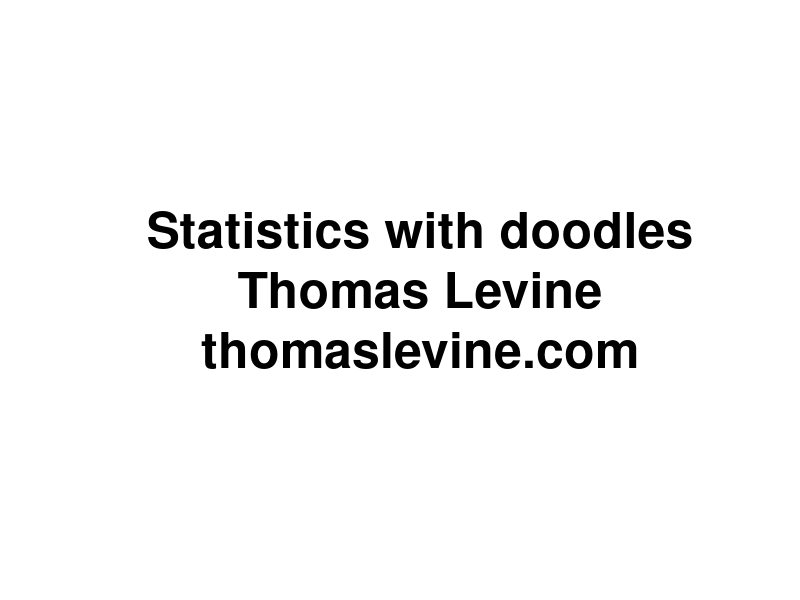
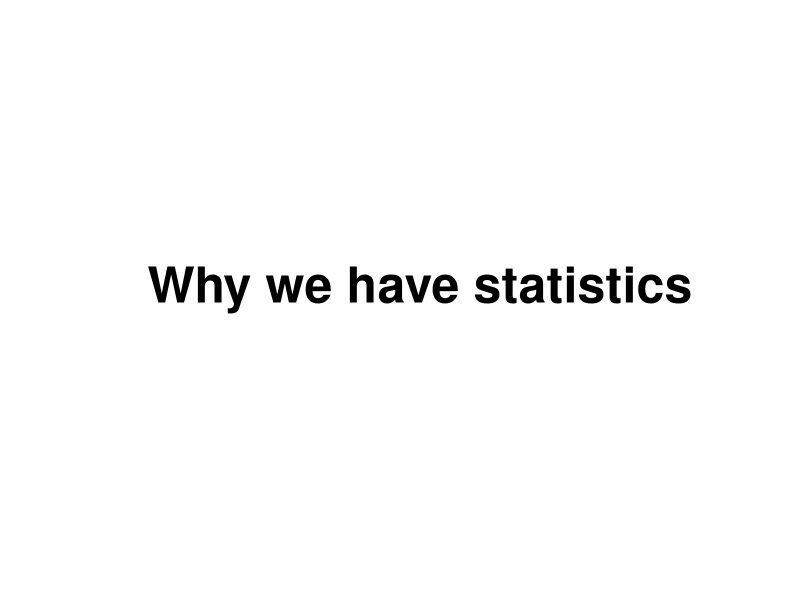
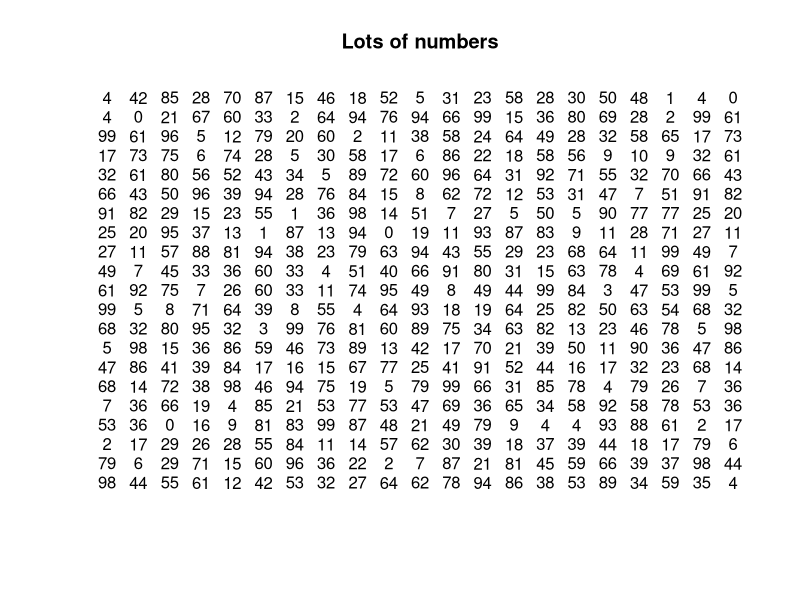
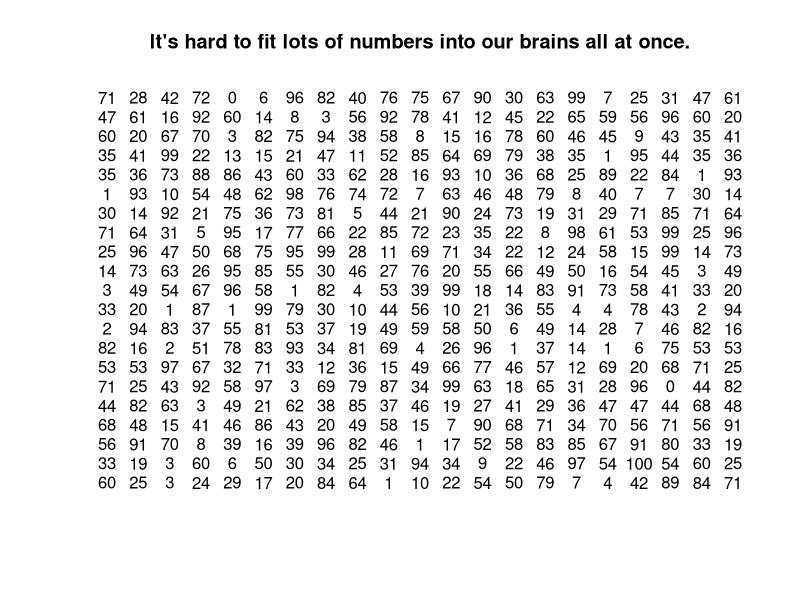
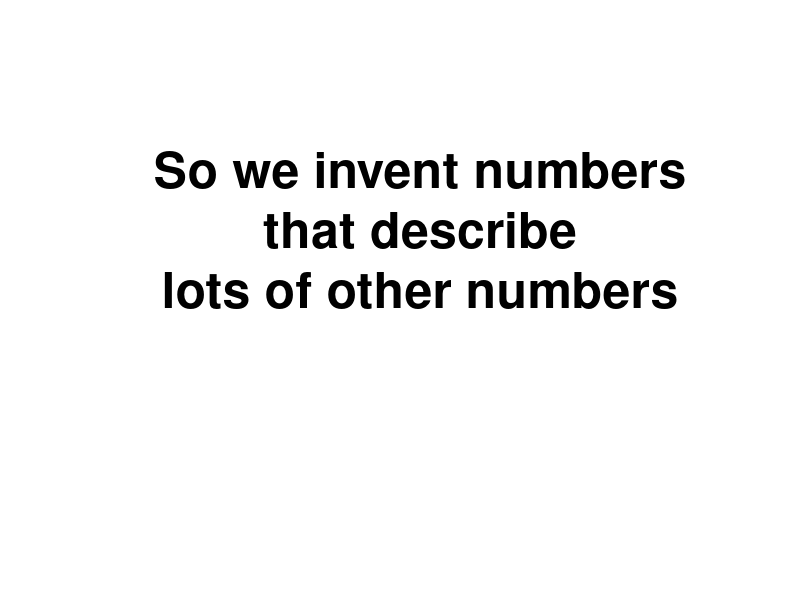
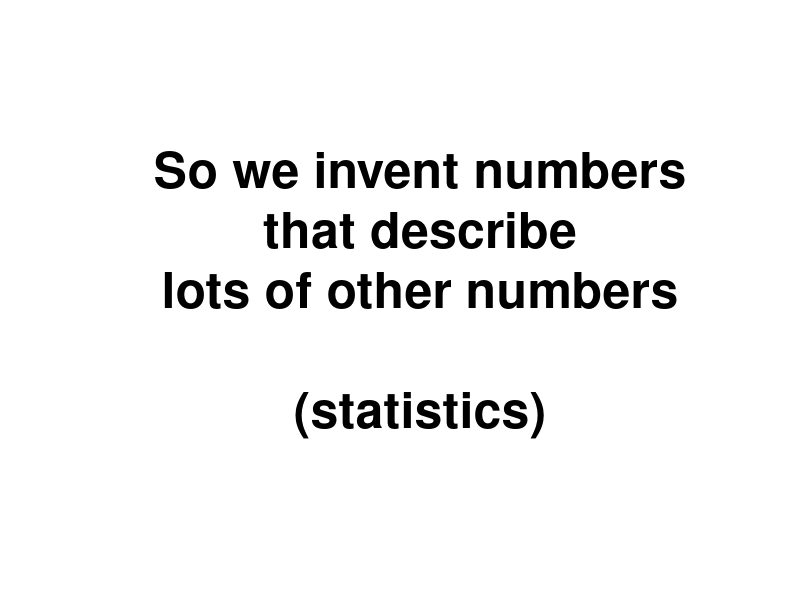
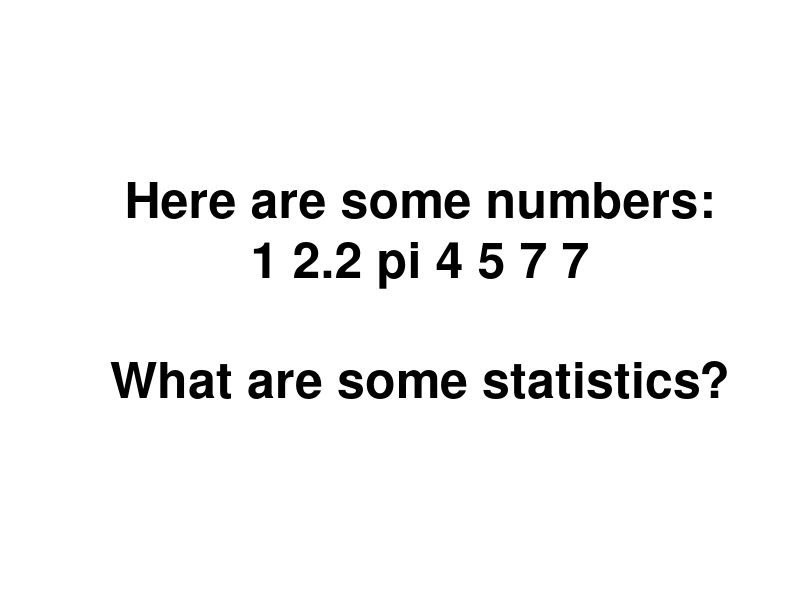
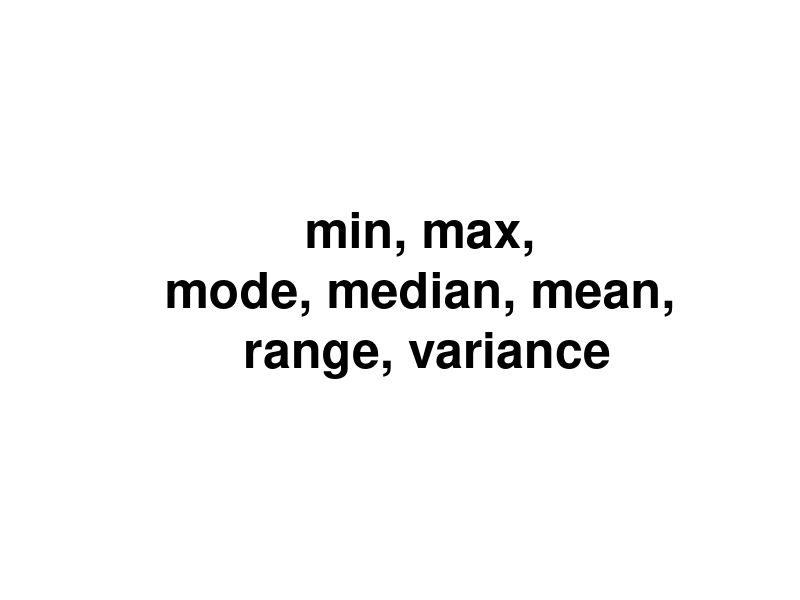

Here is the R script that generated these plots, in order:
attach(iris)
attach(na.omit(airquality))
attach(cars)

baseplot <- function(main, ...) {
  plot(..., type = 'p', bty = 'n',
    main = main, pch = 21, bg = 'grey', col = NULL,
    col.axis = 'grey', col.lab = 'grey', col.main = 'grey', fg = 'grey')
}
irisplot <- function(main) {
  baseplot(main, Petal.Length ~ Petal.Width)
}

meanplot <- function(main) {
  irisplot(main)
  abline(h = mean(Petal.Length), lty = 2)
  abline(v = mean(Petal.Width), lty = 2)
}

interjection <- function(main) {
  plot.new()
  text(0.5, 0.5, cex = 3, label = main, font = 2)
}

blue <-  rgb(0,0,1,.5)

rand <- data.frame(x = rnorm(100), y = rnorm(100))

# ----------------

statistics <- function() {
# Introduction
interjection('Why we have statistics')

plot(c(-1,1),c(-1,1),xlab='',ylab='',type='n',axes=F,main='Lots of numbers')
text(rep(seq(-1,1,.1),each=21),rep(seq(-1,1,.1),21),round(100*runif(400)))


plot(c(-1,1),c(-1,1),xlab='',ylab='',type='n',axes=F,main='It\'s hard to fit lots of numbers into our brains all at once.')
text(rep(seq(-1,1,.1),each=21),rep(seq(-1,1,.1),21),round(100*runif(400)))

interjection('So we invent numbers\nthat describe\nlots of other numbers\n\n')
interjection('So we invent numbers\nthat describe\nlots of other numbers\n\n(statistics)')

interjection('Here are some numbers:\n1 2.2 pi 4 5 7 7\n\nWhat are some statistics?')
interjection('min, max,\nmode, median, mean,\n range, variance')
interjection('how many integers,\nwhether the numbers are sorted\n&c.')
interjection('')
interjection('Measuring linear relationships')
}

linear.relationships <- function() {
# Three datasets
irisplot('Two iris variables that move together')

baseplot('Two air quality variables that move oppositely', Ozone ~ Wind) 

baseplot('Normal random noise', rand$y ~ rand$x)
}

covariance <- function() {
# Motivation for covariance
interjection('We want a number\nthat describes\nwhether two variables\nmove together.')

irisplot('It should be high for these variables')

rand <- data.frame(x = rnorm(100), y = rnorm(100))
baseplot('It should be low for these variables', Ozone ~ Wind) 

baseplot('It should be near zero for these variables', rand$y ~ rand$x)

# Computing covariance
interjection('Covariance')

irisplot('The iris variables')

meanplot('Find the means')

meanplot('Draw a rectangle')
rect(xleft = mean(Petal.Width),
     ybottom = mean(Petal.Length),
     xright = Petal.Width[c(44,72)],
     ytop = Petal.Length[c(44,72)])

irisplot('Draw all the rectangles')
valence <- (Petal.Length - mean(Petal.Length)) *
           (Petal.Width - mean(Petal.Width)) > 0
rect(xleft = mean(Petal.Width),
     ybottom = mean(Petal.Length),
     xright = Petal.Width,
     ytop = Petal.Length,
     col = rgb(1-valence, 0, valence,.1),
     lty = 'blank')

irisplot('Why did I color them blue and red?')
valence <- (Petal.Length - mean(Petal.Length)) *
           (Petal.Width - mean(Petal.Width)) > 0
rect(xleft = mean(Petal.Width),
     ybottom = mean(Petal.Length),
     xright = Petal.Width,
     ytop = Petal.Length,
     col = rgb(1-valence, 0, valence,.1),
     lty = 'blank')

irisplot('Why did I color them blue and red?')
valence <- (Petal.Length - mean(Petal.Length)) *
           (Petal.Width - mean(Petal.Width)) > 0
rect(xleft = mean(Petal.Width),
     ybottom = mean(Petal.Length),
     xright = Petal.Width,
     ytop = Petal.Length,
     col = rgb(1-valence, 0, valence,.1),
     lty = 'blank')
text(x = max(Petal.Width), y = max(Petal.Length), pos = 2, label = 'Evidence of\nmovement together')
text(x = min(Petal.Width), y = min(Petal.Length), pos = 4, label = 'Evidence of\nmovement together')
text(x = max(Petal.Width), y = min(Petal.Length), pos = 2, label = 'Evidence of\nmovement oppositely')
text(x = min(Petal.Width), y = max(Petal.Length), pos = 4, label = 'Evidence of\nmovement oppositely')

plot(c(-1,1),c(-1,1),main = 'Add the blues together. (This is at a different scale.)',
  type = 'n', axes = F, xlab = '', ylab = '')
rect(xleft = -1, ybottom = -1, xright = 1, ytop = 1, lty = 'blank', col = 'blue')

plot(c(-1,1),c(-1,1),main = 'Add the reds together.',
  type = 'n', axes = F, xlab = '', ylab = '')
rect(xleft = -1, ybottom = -1, xright = 1, ytop = 1, lty = 'blank', col = 'blue')
rect(xleft = .8, ybottom = -1, xright = 1, ytop = -.8, lty = 'blank', col = 'red')

plot(c(-1,1),c(-1,1),main = 'Subtract the reds.',
  type = 'n', axes = F, xlab = '', ylab = '')
rect(xleft = -1, ybottom = -1, xright = 1, ytop = 1, lty = 'blank', col = 'blue')
rect(xleft = .8, ybottom = -1, xright = 1, ytop = -.8, lty = 'blank', col = 'white')

plot(c(-1,1),c(-1,1),main = 'Divide into as many equal pieces as we have irises (n).',
  type = 'n', axes = F, xlab = '', ylab = '')
rect(xleft = -1, ybottom = -1, xright = 1, ytop = 1, lty = 'blank', col = 'blue')
rect(xleft = .8, ybottom = -1, xright = 1, ytop = -.8, lty = 'blank', col = 'white')
abline(v = 2 * (-.5 + ((1:nrow(iris))/nrow(iris))))

plot(c(-1,1),c(-1,1),main = 'This blue sliver is the covariance.',
  type = 'n', axes = F, xlab = '', ylab = '')
rect(xleft = -.3, xright = -.3 + (.5/nrow(iris)), ybottom = -1, ytop = 1,
  col = 'blue', lty = 'blank')
}

covariance.notpositive <- function() {
irisplot('That was for this sort of relationship.')
valence <- (Petal.Length - mean(Petal.Length)) *
           (Petal.Width - mean(Petal.Width)) > 0
rect(xleft = mean(Petal.Width),
     ybottom = mean(Petal.Length),
     xright = Petal.Width,
     ytop = Petal.Length,
     col = rgb(1-valence, 0, valence,.1),
     lty = 'blank')

baseplot('What if we have more red than blue?', Ozone ~ Wind)
valence <- (Ozone - mean(Ozone)) *
           (Wind - mean(Wind)) > 0
rect(xleft = mean(Wind),
     ybottom = mean(Ozone),
     xright = Wind,
     ytop = Ozone,
     col = rgb(1-valence, 0, valence,.1),
     lty = 'blank')

plot(c(-1,1),c(-1,1),main = 'Add the blues together. (This is at a different scale.)',
  type = 'n', axes = F, xlab = '', ylab = '')
rect(xleft = -1, ybottom = .8, xright = -.8, ytop = 1, lty = 'blank', col = 'blue')

plot(c(-1,1),c(-1,1),main = 'Add the reds together.',
  type = 'n', axes = F, xlab = '', ylab = '')
rect(xleft = -1, ybottom = -1, xright = 1, ytop = 1, lty = 'blank', col = 'red')
rect(xleft = -1, ybottom = .8, xright = -.8, ytop = 1, lty = 'blank', col = 'blue')

plot(c(-1,1),c(-1,1),main = 'Subtract the reds.',
  type = 'n', axes = F, xlab = '', ylab = '')
rect(xleft = -1, ybottom = -1, xright = 1, ytop = 1, lty = 'blank', col = 'red')
rect(xleft = -1, ybottom = .8, xright = -.8, ytop = 1, lty = 'blank', col = 'white')

plot(c(-1,1),c(-1,1),main = 'Divide into as many equal pieces as we have irises (n).',
  type = 'n', axes = F, xlab = '', ylab = '')
rect(xleft = -1, ybottom = -1, xright = 1, ytop = 1, lty = 'blank', col = 'red')
rect(xleft = -1, ybottom = .8, xright = -.8, ytop = 1, lty = 'blank', col = 'white')
abline(v = 2 * (-.5 + ((1:nrow(iris))/nrow(iris))))

plot(c(-1,1),c(-1,1),main = 'This red sliver is the covariance.',
  type = 'n', axes = F, xlab = '', ylab = '')
rect(xleft = -.3, xright = -.3 + (.5/nrow(iris)), ybottom = -1, ytop = 1,
  col = 'red', lty = 'blank')

plot(c(-1,1),c(-1,1),main = 'This red sliver is the covariance.',
  type = 'n', axes = F, xlab = '', ylab = '')
rect(xleft = -.3, xright = -.3 + (.5/nrow(iris)), ybottom = -1, ytop = 1,
  col = 'red', lty = 'blank')
text(.3, 0, 'But it\'s\nnegative!', cex = 3, font = 2)

baseplot('What if we have as much red as blue?', rand$y ~ rand$x)
valence <- (rand$y - mean(rand$y)) *
           (rand$x - mean(rand$x)) > 0
rect(xleft = mean(rand$x),
     ybottom = mean(rand$y),
     xright = rand$x,
     ytop = rand$y,
     col = rgb(1-valence, 0, valence,.1),
     lty = 'blank')

plot(c(-1,1),c(-1,1),main = 'Add the blues together. (This is at a different scale.)',
  type = 'n', axes = F, xlab = '', ylab = '')
rect(xleft = -.45, ybottom = -.45, xright = .55, ytop = .55, lty = 'blank', col = 'blue')

plot(c(-1,1),c(-1,1),main = 'Add the reds together.',
  type = 'n', axes = F, xlab = '', ylab = '')
rect(xleft = -.55, ybottom = -.55, xright = .45, ytop = .45, lty = 'blank', col = 'red')

plot(c(-1,1),c(-1,1),main = 'Subtract the reds.',
  type = 'n', axes = F, xlab = '', ylab = '')
points(0,0)
text(0,-.5, '(Covariance is zero.)')
}

variance <- function() {
# Computing variance
interjection('Variance')
interjection('Variance tells us\nhow spread out\nsome numbers are.')
interjection('1, 4, 8, 10\nvs\n4, 4, 5, 6')
interjection('The variance of a variable is\nthe covariance of the variable\nwith itself.')

irisplot('Our two iris variables from before')
interjection('Let\'s look at just one of them.')
baseplot('The points all fall along the same line.', Petal.Length, Petal.Length, asp = 1)
interjection('Let\'s find the variance of Petal.Length')

baseplot('Draw all the rectangles', Petal.Length, Petal.Length, asp = 1)
rect(xleft = mean(Petal.Length),
     ybottom = mean(Petal.Length),
     xright = Petal.Length,
     ytop = Petal.Length,
     col = rgb(0, 0, 1,.1),
     lty = 'blank')

baseplot('Why no red rectangles?', Petal.Length, Petal.Length, asp = 1)
rect(xleft = mean(Petal.Length),
     ybottom = mean(Petal.Length),
     xright = Petal.Length,
     ytop = Petal.Length,
     col = rgb(0, 0, 1,.1),
     lty = 'blank')

plot(c(-1,1),c(-1,1),main = 'Add the blues together. (This is at a different scale.)',
  type = 'n', axes = F, xlab = '', ylab = '')
rect(xleft = -1, ybottom = -1, xright = 1, ytop = 1, lty = 'blank', col = 'blue')

plot(c(-1,1),c(-1,1),main = 'We have no reds to subtract.',
  type = 'n', axes = F, xlab = '', ylab = '')
rect(xleft = -1, ybottom = -1, xright = 1, ytop = 1, lty = 'blank', col = 'blue')

plot(c(-1,1),c(-1,1),main = 'Divide into as many equal pieces as we have irises (n).',
  type = 'n', axes = F, xlab = '', ylab = '')
rect(xleft = -1, ybottom = -1, xright = 1, ytop = 1, lty = 'blank', col = 'blue')
abline(v = 2 * (-.5 + ((1:nrow(iris))/nrow(iris))))

plot(c(-1,1),c(-1,1),main = 'This blue sliver is the variance.',
  type = 'n', axes = F, xlab = '', ylab = '')
rect(xleft = -.3, xright = -.3 + (.5/nrow(iris)), ybottom = -1, ytop = 1,
  col = 'blue', lty = 'blank')
}

correlation <- function() {
# Correlation
interjection('A problem with covariance')
interjection('Covariance has units!\n\n(x-unit times y-unit)')
interjection('Which relationship is stronger\n(more linear)?')

par(mfrow = 1:2)
.cov <- round(cov(Petal.Length,Petal.Width), 2)
irisplot(paste0('Irises (cov = ', .cov, ' cm^2)'))
.cov <- round(cov(speed,dist), 2)
baseplot(paste0('Cars (cov =', .cov, ' mph*ft)'), speed ~ dist)
par(mfrow = c(1,1))

interjection('Oh noes!')
interjection('We can divide\nthe covariance\nby the variances\nto standardize it.')

irisplot('We\'re using these data again.')

a <- sd(Petal.Length)
b <- sd(Petal.Width)
ab <- max(a,b)
corbase <- function(main = '', low = -1) {
  plot(c(low * ab,ab),c(low * ab,ab),main = main, type = 'n', axes = F, xlab = '', ylab = '', asp = 1)
  rect(xright = 0, ybottom = 0, xleft = -a, ytop = a, col = 'grey', lty = 'blank')
  text(-a/2,a/2,'var(Petal.Width)')
  rect(xleft = 0, ytop = 0, xright = b, ybottom = -b, col = 'grey', lty = 'blank')
  text(b/2,-b/2,'var(Petal.Length)')
}

corbase()
rect(xleft = 0, ybottom = 0, xright = b, ytop = a, col = 'black', lty = 'blank')
text(b/2,a/2,'sd(Petal.Width)*\nsd(Petal.Length)', col = 'white')

corbase()
rect(xleft = 0, ybottom = 0, xright = b, ytop = a, col = 'black', lty = 'blank')
text(b/2,a/2,'sd(Petal.Width)*\nsd(Petal.Length)', col = 'white')
text(-a/2,-b/2,'The black rectangle is\nlike an average variance.')

corbase()
rect(xleft = 0, ybottom = 0, xright = b, ytop = a, col = 'black', lty = 'blank')
text(b/2,a/2,'sd(Petal.Width)*\nsd(Petal.Length)', col = 'white')
text(-a/2,-b/2,'cov(Petal.Width,Petal.Length)\ncannot be bigger than\nblack rectangle.')

interjection('Why?')

irisplot('Covariance has red rectangles.')
valence <- (Petal.Length - mean(Petal.Length)) *
           (Petal.Width - mean(Petal.Width)) > 0
rect(xleft = mean(Petal.Width),
     ybottom = mean(Petal.Length),
     xright = Petal.Width,
     ytop = Petal.Length,
     col = rgb(1-valence, 0, valence,.1),
     lty = 'blank')

baseplot('Variance doesn\'t have red rectangles.', Petal.Length, Petal.Length, asp = 1)
rect(xleft = mean(Petal.Length),
     ybottom = mean(Petal.Length),
     xright = Petal.Length,
     ytop = Petal.Length,
     col = rgb(0, 0, 1,.1),
     lty = 'blank')

corbase()
rect(xleft = 0, ybottom = 0, xright = b, ytop = a, col = 'black', lty = 'blank')
text(b/2,a/2,'sd(Petal.Width)*\nsd(Petal.Length)', col = 'white')
text(-a/2,-b/2,'cov(Petal.Width,Petal.Length)\ncannot be bigger than\nblack rectangle.')

corbase('Let\'s zoom in.', low = -.05)
rect(xleft = 0, ybottom = 0, xright = b, ytop = a, col = 'black', lty = 'blank')
text(b/2,a/2,'sd(Petal.Width)*\nsd(Petal.Length)', col = 'white')

a <- sd(Petal.Length)
b <- sd(Petal.Width)
ab <- max(a,b)
corbase <- function(main = '', low = -1) {
  plot(c(low * ab,ab),c(low * ab,ab),main = main, type = 'n', axes = F, xlab = '', ylab = '', asp = 1)
  rect(xright = 0, ybottom = 0, xleft = -a, ytop = a, col = 'grey', lty = 'blank')
  text(-a/2,a/2,'var(Petal.Width)')
  rect(xleft = 0, ytop = 0, xright = b, ybottom = -b, col = 'grey', lty = 'blank')
  text(b/2,-b/2,'var(Petal.Length)')
}

r <-  cor(Petal.Length,Petal.Width)
corbase('Squish covariance vertically into the rectangle.', low = -.05)
rect(xleft = 0, ybottom = 0, xright = b, ytop = a, col = 'black', lty = 'blank')
rect(xleft = 0, ybottom = 0, xright = b, ytop = a * r, col = 'blue', lty = 'blank')

interjection('Correlation (R)\nis the ratio of\nthe small rectangle\nto the big rectangle.')

corbase('Squish covariance vertically into the rectangle.', low = -.05)
rect(xleft = 0, ybottom = 0, xright = b, ytop = a, col = 'black', lty = 'blank')
rect(xleft = 0, ybottom = 0, xright = b, ytop = a * r, col = 'blue', lty = 'blank')
text(b/2,r*a/2,'cov(Petal.Width,\nPetal.Length)', col = 'white', font = 2)
text(0, r*a/2, 'R * sd(Petal.Length)', col = 'blue', font = 2, srt = 90, adj = c(0.5,-1))

corbase('Squish covariance horizontally into the rectangle.', low = -.05)
rect(xleft = 0, ybottom = 0, xright = b, ytop = a, col = 'black', font = 2, lty = 'blank')
rect(xleft = 0, ybottom = 0, xright = b * r, ytop = a, col = 'blue', lty = 'blank')
text(r*b/2,a/2,'cov(Petal.Width,\nPetal.Length)', col = 'white', font = 2)
text(b/2, 0, 'R * sd(Petal.Width', adj = c(0.5,1.5), col = 'blue', font = 2)

interjection('People like to\ntalk about R-squared.')

corbase('Intersect the two squished covariance rectangles.', low = -.05)
rect(xleft = 0, ybottom = 0, xright = b, ytop = a, col = 'black', lty = 'blank')
rect(xleft = 0, ybottom = 0, xright = b * r, ytop = a * r, col = 'purple', lty = 'blank')
text(r*b/2,a/2,'cov(Petal.Width, Petal.Length)', col = 'purple')
text(0, r*a/2, 'R ^ 2 * sd(Petal.Length)',srt = 90, pos = 2, col = 'purple', font = 2)
text(r*b/2, 0, 'R ^ 2 * sd(Petal.Width)', adj = c(0.5,1.5), col = 'purple', font = 2)

corbase('Intersect the two squished covariance rectangles.')
rect(xleft = 0, ybottom = 0, xright = b, ytop = a, col = 'black', lty = 'blank')
rect(xleft = 0, ybottom = 0, xright = b * r, ytop = a * r, col = 'purple', lty = 'blank')
text(r*b/2,a/2,'cov(Petal.Width, Petal.Length)', col = 'purple')
text(0, r*a/2, 'R ^ 2 * sd(Petal.Length)',srt = 90, pos = 2, col = 'purple', font = 2)
text(r*b/2, 0, 'R ^ 2 * sd(Petal.Width)', adj = c(0.5,1.5), col = 'purple', font = 2)

interjection('That was for very\npositive (blue) covariances.')
interjection('What if covariance is negative (red)?')

irisplot('We were just using these data.')
baseplot('What if we had these data?', Ozone ~ Wind) 
baseplot('What if we had these data?', Ozone ~ Wind) 
valence <- (Ozone - mean(Ozone)) *
           (Wind - mean(Wind)) > 0
rect(xleft = mean(Wind),
     ybottom = mean(Ozone),
     xright = Wind,
     ytop = Ozone,
     col = rgb(1-valence, 0, valence,.1),
     lty = 'blank')

a <- sd(Ozone)
b <- sd(Wind)
ab <- max(a,b)
corbase <- function(main = '', low = -1) {
  plot(c(low * ab,ab),c(low * ab,ab),main = main, type = 'n', axes = F, xlab = '', ylab = '', asp = 1)
  rect(xright = 0, ybottom = 0, xleft = -a, ytop = a, col = 'grey', lty = 'blank')
  text(-a/2,a/2,'var(Wind)')
  rect(xleft = 0, ytop = 0, xright = b, ybottom = -b, col = 'grey', lty = 'blank')
  text(b/2,-b/2,'var(Ozone)')
}

r <-  -cor(Ozone,Wind)
corbase('R is the same, just negative.', low = -.05)
rect(xleft = 0, ybottom = 0, xright = b, ytop = a, col = 'black', lty = 'blank')
rect(xleft = 0, ybottom = 0, xright = b, ytop = a * r, col = 'red', lty = 'blank')

corbase('R-squared is the same, and it is always positive.', low = -.05)
rect(xleft = 0, ybottom = 0, xright = b, ytop = a, col = 'black', lty = 'blank')
rect(xleft = 0, ybottom = 0, xright = b * r, ytop = a * r, col = 'purple', lty = 'blank')

corbase('Zoom back out.')
rect(xleft = 0, ybottom = 0, xright = b, ytop = a, col = 'black', lty = 'blank')
rect(xleft = 0, ybottom = 0, xright = b, ytop = a * r, col = 'red', lty = 'blank')
}

comparing.correlations <- function() {
  interjection('And now we can compare correlations.')
  
}

least.squares.regression <- function() {
interjection('If we transform the covariance a bit,\nwe can also make predictions.')
interjection('Let\'s use x to predict y.')
interjection('y = b0  + b1 * x')
interjection('Let\'s invent b1.')
interjection('')
interjection('What values should it have?')
interjection('If covariance is very positive\nand x is high,\ny should be high.\n\n(We want b1 to be positive.)')
interjection('If covariance is very negative\nand x is high,\ny should be low.\n\n(We want b1 to be negative.)')
interjection('If covariance is low,\nwe have no idea what y is.\n\n(b1 is around zero.)')
interjection('')
interjection('Let\'s think about units again.')

plot(c(-1,1),c(-1,1),main = 'Covariance is an area; its unit is the product of the x and y units.',
  type = 'n', axes = F, xlab = '', ylab = '')
rect(xleft = -.3, xright = -.3 + (.5/nrow(iris)), ybottom = -1, ytop = 1,
  col = 'blue', lty = 'blank')

plot(c(-1,1),c(-1,1),main = 'Variance is a special covariance; its unit is the square of the x unit.',
  type = 'n', axes = F, xlab = '', ylab = '')
rect(xleft = -.3, xright = -.3 + (.5/nrow(iris)), ybottom = -1, ytop = 1,
  col = 'blue', lty = 'blank')

a <- sd(Petal.Length)
b <- sd(Petal.Width)
ab <- max(a,b)
corbase <- function(main = '', low = -1) {
  plot(c(low * ab,ab),c(low * ab,ab),main = main, type = 'n', axes = F, xlab = '', ylab = '', asp = 1)
  rect(xright = 0, ybottom = 0, xleft = -a, ytop = a, col = 'grey', lty = 'blank')
  text(-a/2,a/2,'var(Petal.Width)')
  rect(xleft = 0, ytop = 0, xright = b, ybottom = -b, col = 'grey', lty = 'blank')
  text(b/2,-b/2,'var(Petal.Length)')
}

r <-  cor(Petal.Width,Petal.Length)
corbase('Correlation is a ratio of areas with the same units.', low = -.05)
rect(xleft = 0, ybottom = 0, xright = b, ytop = a, col = 'black', lty = 'blank')
rect(xleft = 0, ybottom = 0, xright = b, ytop = a * r, col = 'blue', lty = 'blank')

interjection('The unit of b1 must be y-unit/x-unit.')

corbase('Our covariance picture')
rect(xleft = 0, ybottom = 0, xright = b, ytop = a * r, col = 'blue', lty = 'blank')
text(b,r*a/2,'cov(Petal.Width,\nPetal.Length)', col = 'white', font = 2, pos = 2)
text(0, a*2/3, 'R * sd(Petal.Length)', pos = 2, col = 'black', font = 1, srt = 90)

.adj <- cov(Petal.Width,Petal.Length)/sd(Petal.Length)
corbase('Lay the covariance over one of the variances instead.')
rect(xleft = -a, xright = 0, ybottom = a * (1 - .adj), ytop = a, col = 'blue', lty = 'blank')
text(-a/2,a/2,'cov(Petal.Width, Petal.Length)', col = 'white', font = 2)

corbase('Petal.Length = b0 + b1 * Petal.Width')
rect(xleft = -a, xright = 0, ybottom = a * (1 - .adj), ytop = a, col = 'blue', lty = 'blank')
text(-a/2,a/2,'cov(Petal.Width, Petal.Length)', col = 'white', font = 2)
text(0,a/2,'b1 * sd(Petal.Width)', col = 'blue', pos = 4)

.adj <- cov(Petal.Width,Petal.Length)/sd(Petal.Width)
corbase('Lay the covariance over the other variance.')
rect(xleft = 0, xright = b, ybottom = -b, ytop = -b  * (1 - .adj), col = blue, lty = 'blank')
text(0,0,'cov(Petal.Width,\nPetal.Length)', col = 'white', font = 2, pos = 4)

corbase('Petal.Width = b0 + b1 * Petal.Length')
rect(xleft = 0, xright = b, ybottom = -b, ytop = -b  * (1 - .adj), col = blue, lty = 'blank')
text(a/2,0,'b1 * sd(Petal.Length)', col = 'blue', font = 2, srt = -90)
}


thoughtful.thoughts <- function() {
  interjection('Some things to remember')
  interjection('')

  plot(c(-1,1),c(-1,1),xlab='',ylab='',type='n',axes=F,main='A statistic is a number that describes a lot of other numbers.')
  text(rep(seq(-1,1,.1),each=21),rep(seq(-1,1,.1),21),round(100*runif(400)))
  
  irisplot('The covariance statistic describes the strength of linear relationships.')
  valence <- (Petal.Length - mean(Petal.Length)) *
             (Petal.Width - mean(Petal.Width)) > 0
  rect(xleft = mean(Petal.Width),
       ybottom = mean(Petal.Length),
       xright = Petal.Width,
       ytop = Petal.Length,
       col = rgb(1-valence, 0, valence,.1),
       lty = 'blank')

  baseplot('The variance statistic describes how spread-out some numbers are.', Petal.Length, Petal.Length, asp = 1)
  rect(xleft = mean(Petal.Length),
       ybottom = mean(Petal.Length),
       xright = Petal.Length,
       ytop = Petal.Length,
       col = rgb(0, 0, 1,.1),
       lty = 'blank')

  r <-  cor(Petal.Length,Petal.Width)
  a <- sd(Petal.Length)
  b <- sd(Petal.Width)
  ab <- max(a,b)
  corbase <- function(main = '', low = -1) {
    plot(c(low * ab,ab),c(low * ab,ab),main = main, type = 'n', axes = F, xlab = '', ylab = '', asp = 1)
    rect(xright = 0, ybottom = 0, xleft = -a, ytop = a, col = 'grey', lty = 'blank')
    text(-a/2,a/2,'var(Petal.Width)')
    rect(xleft = 0, ytop = 0, xright = b, ybottom = -b, col = 'grey', lty = 'blank')
    text(b/2,-b/2,'var(Petal.Length)')
  }
  corbase('The correlation statistic is a standardized version of covariance.')
  rect(xleft = 0, ybottom = 0, xright = b, ytop = a, col = 'black', lty = 'blank')
  rect(xleft = 0, ybottom = 0, xright = b * r, ytop = a * r, col = 'purple', lty = 'blank')
  text(r*b/2,a/2,'cov(Petal.Width, Petal.Length)', col = 'purple')
  text(0, r*a/2, 'R ^ 2 * sd(Petal.Length)',srt = 90, pos = 2, col = 'purple', font = 2)
  text(r*b/2, 0, 'R ^ 2 * sd(Petal.Width)', adj = c(0.5,1.5), col = 'purple', font = 2)

  .adj <- cov(Petal.Width,Petal.Length)/sd(Petal.Width)
  corbase('(Beta coefficients for) least-squares regression predict one variable based on another.')
  rect(xleft = 0, xright = b, ybottom = -b, ytop = -b  * (1 - .adj), col = blue, lty = 'blank')
  text(0,0,'cov(Petal.Width,\nPetal.Length)', col = 'white', font = 2, pos = 4)
  interjection('')
  interjection('You can pretty much always draw math.')
}

slides <- function() {
  interjection('Statistics with doodles\nThomas Levine\nthomaslevine.com')
  statistics()
  linear.relationships()
  covariance()
  covariance.notpositive()
  interjection('Let\'s review the previous slides quickly.')
  linear.relationships()
  covariance()
  covariance.notpositive()
  interjection('')
  variance()
  interjection('')
  correlation()
  interjection('Remember how this fits in.')
  covariance()
  correlation()
  interjection('')
  least.squares.regression()
  interjection('Let\'s go over that again.')
  linear.relationships()
  covariance()
  covariance.notpositive()
  variance()
  correlation()
  least.squares.regression()
  interjection('')
  thoughtful.thoughts()
}

pdf('doodles.pdf', width = 11, height = 8.5)
slides()
dev.off()
